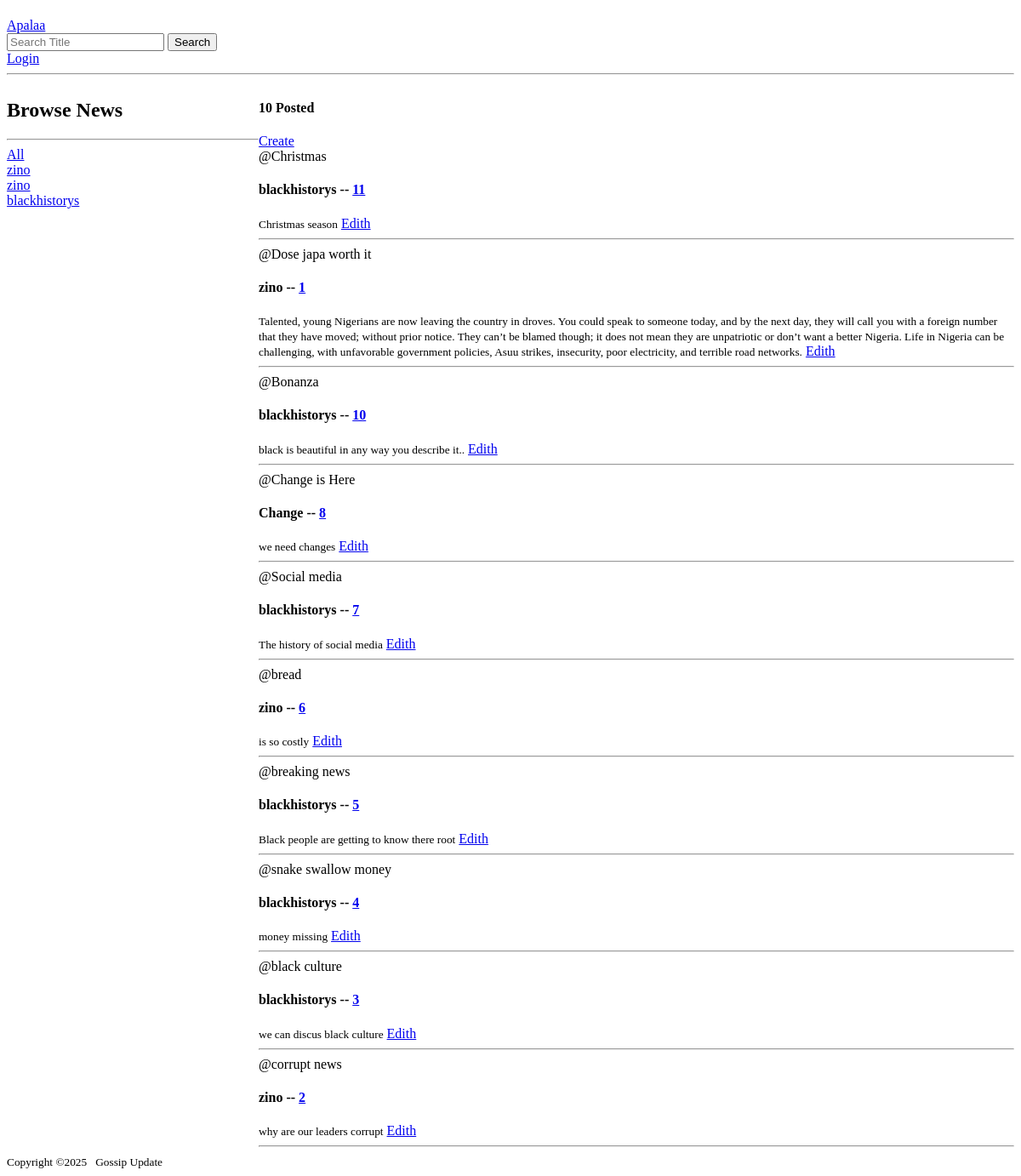
The app's page /, older data.
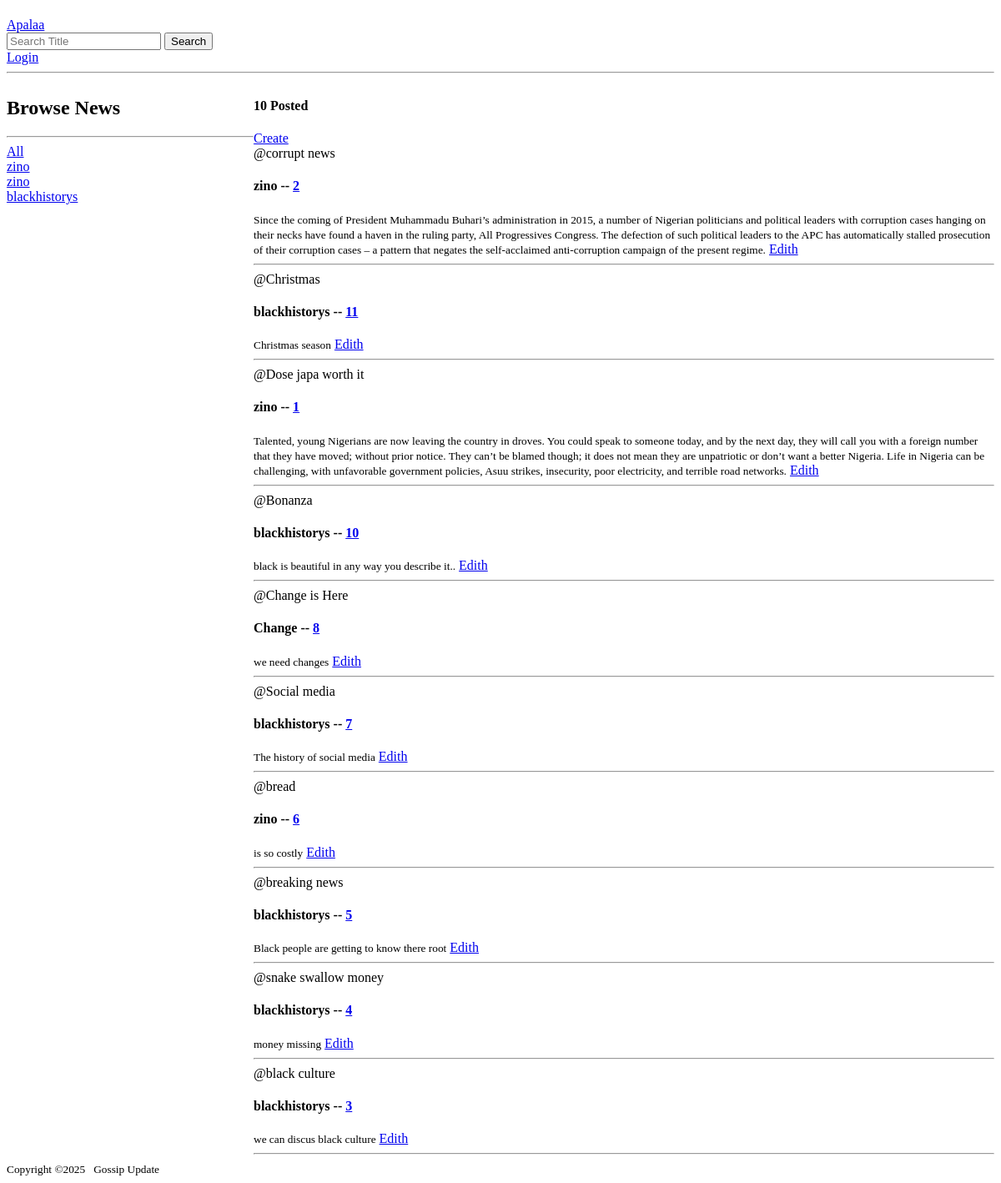
The same page, newer data.
### blog/models.py (models this page shows, shortened)
class Comment(models.Model):
    post = models.ForeignKey(Post, related_name='comments', on_delete=models.CASCADE)
    user = models.ForeignKey(User, on_delete=models.CASCADE)
    content = models.TextField()
    created_at = models.DateTimeField(auto_now_add=True)

class Post(models.Model):
    title = models.CharField(max_length=200)
    author = models.ForeignKey(User, on_delete=models.CASCADE)
    content = models.TextField(blank=True, null=True)
    participants =models.ManyToManyField(User, related_name='participants', blank=True)
    image = models.ImageField(upload_to='post_images/', blank=True, null=True)
    created_at = models.DateTimeField(auto_now_add=True)
    updated_at = models.DateTimeField(auto_now=True)
    category = models.ForeignKey(Category, on_delete=models.CASCADE)
    views = models.PositiveIntegerField(default=0)
    class Meta:
        ordering = ['-updated_at', 'created_at']
    def __str__(self):
        return self.title

### blog/views.py (the view)
# urls.py: path('', views.home, name='home'),
def home(request):
    q = request.GET.get('q') if request.GET.get('q') != None else ''
    post_details = Post.objects.filter(
        Q(title__icontains=q) |
        Q(created_at__icontains=q) |
        Q(content__icontains=q)
        )
    user_comments = Comment.objects.all()
    post_count = post_details.count() #count the number of post in the blog
    context ={"post_details" : post_details,
              "user_comments" : user_comments,
              "post_count" : post_count
              }
    return render(request, 'apalaa/home.html', context=context)

### template/apalaa/home.html (shortened to what this page needs)
{% extends 'main.html'%}
{% block content%}
<div class="home-container">
    <div>
        <h2>Browse News</h2>
    <hr>
    <div>
       <a href="{% url 'home' %}">All</a>
    </div>
    {% for user in user_comments%}
    <div>
        <a href="{% url 'home' %}?q={{user.post}}">{{user.user}}</a>
    </div>
    {% endfor %}
</div>
<div>
    <h4>{{post_count}} Posted </h4>
  <a href="{% url 'create' %}">Create</a>
  <div>
       {% for post_detail in post_details %}
      <div>
          <span>@{{post_detail.title}}</span>
          <h4>{{post_detail.author}} -- <a href="{% url 'news' post_detail.id%}">{{post_detail.id}}</a></h4>
          <small>{{post_detail.content}}</small>
          <a href="{% url 'update' post_detail.id %}">Edith</a>
          <hr>
      </div>
      {% endfor %}
  </div>
</div>
</div>
{% endblock content %}

Row changes from the older to the newer data that the page shows:
changed Post "corrupt news": content "why are our leaders corrupt" → "Since the coming of President Muhammadu Buhari’s administration in 2015, a number of Nigerian politicians and political leaders with corruption cases hanging on their necks have found a haven in the ruling party, All Progressives Congress. The defection of such political leaders to the APC has automatically stalled prosecution of their corruption cases – a pattern that negates the self-acclaimed anti-corruption campaign of the present regime."; moves up the list
